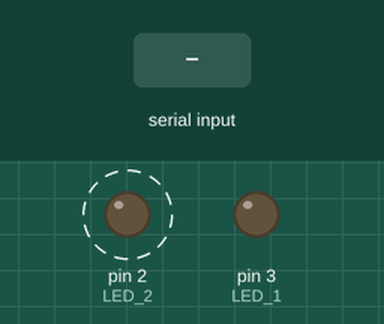
The sketch below on a simulated Arduino Uno, built with avr-gcc and run on an emulated ATmega328P. On the bench: output pins drawn as LEDs (lit = HIGH). Dashed ring = blinking. The inputs (shaded band) are chosen by the test bench. What the sketch prints to the serial monitor is not drawn.

Above: at 1.2 s.
1.3 s: "90,45,200\n" received over Serial
At 1.9 s:
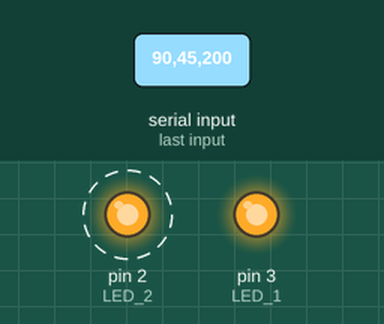
4.3 s: "90,45\n" received over Serial
7.3 s: "1\n" received over Serial
10.3 s: "2\n" received over Serial
At 11.75 s:
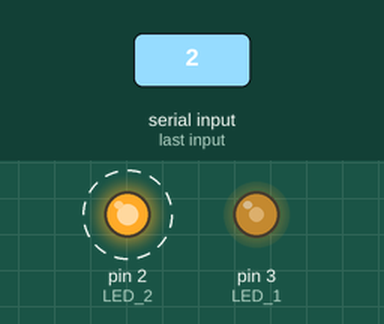
Timing chart, 0 to 14.3 s (numbered marks = the images above; inputs shaded):
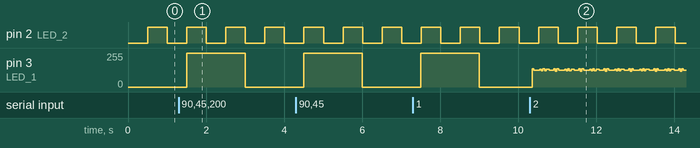

Measured:
- by itself, pin 2 (LED_2): alternates HIGH for 0.50 s and LOW for 0.50 s
- by itself, pin 3 (LED_1): repeats every 0.64 s: 125/255 0.16 s, 133/255 0.04 s, 122/255 0.04 s, 137/255 0.04 s, 121/255 0.04 s, 133/255 0.08 s, 126/255 0.12 s, 137/255 0.04 s, 118/255 0.04 s, 137/255 0.04 s

The sketch:

CMPE311_Project_1.ino
```cpp
#define LED_1 3 // LED 1 goes to pin 3
#define LED_2 2 // LED 2 goes to pin 2

int LED_STATE_1 = LOW; // Start LED 1 Off
int LED_STATE_2 = LOW; // Start LED 2 Off
bool LED_OR_TIME = false; // If false prompt for LED, if true prompt of interval
int SEL_LED = 0; // Select LED
bool PRINT_SCREEN = true; // Print to serial monitor flag

unsigned long LED_1_TIME = millis(); // Time stamp for LED 1
unsigned long LED_2_TIME = millis(); // Time stamp for LED 2

unsigned long LED_1_WAIT = 1500; // Set LED 1 default interval to 1500
unsigned long LED_2_WAIT = 500; // Set LED 2 default interval to 500

void checkSerial() {

  if (Serial.available() > 0) {
    String incomingString = Serial.readStringUntil('\n');  // Read until newline
    incomingString.trim();                                 // Remove leading/trailing whitespace
    Serial.println(incomingString); // Print user input to serial monitor for feedback
    // If flag is false select LED
    if(!LED_OR_TIME){
      SEL_LED = incomingString.toInt(); // Turn serial monitor string to int
      PRINT_SCREEN = true; // Allow serial monitor to be printed to again
      LED_OR_TIME = !LED_OR_TIME; // Toggle LED flag to interval flag
    }
    else{
      PRINT_SCREEN = true; // Allow serial monitor to be printed to again
      LED_OR_TIME = !LED_OR_TIME; // Toggle interval flag to LED flag

      if(SEL_LED == 1){
        LED_1_WAIT = incomingString.toInt(); // Set intervale for LED 1
      }
      else if(SEL_LED == 2){
        LED_2_WAIT = incomingString.toInt(); // Set interval for LED 2
      }
      else{
        // Should never reach but if LED selected is > 2 or < 1 then do nothing
        return;
      }

    }
  }
}

void setup() {
  // put your setup code here, to run once:

pinMode(LED_1, OUTPUT); // Setup LED 1 pin as output
pinMode(LED_2, OUTPUT); // Setup LED 2 pin as outpt

Serial.begin(9600); // Start serial monitor session with 9600 baud
Serial.println("");
}


void loop() {
checkSerial(); // Check if there is data in serial monitor
// If serial monitor can be printed too and is looking for LED
if(PRINT_SCREEN && !LED_OR_TIME){
  Serial.print("What LED? (1 or 2) ");
  PRINT_SCREEN = false;
}
// If serial monitor can be printed too and is looking for interval timing
else if(PRINT_SCREEN && LED_OR_TIME){
  Serial.print("What interval (in msec) ");
  PRINT_SCREEN = false;
}
// Check LED 1 timing interval
if(millis() - LED_1_TIME > LED_1_WAIT){
  LED_STATE_1 = !LED_STATE_1; // Toggle LED 1 state
  digitalWrite(LED_1,LED_STATE_1); // Update LED 2 state
  LED_1_TIME = millis(); // Reset LED 1 timer
}

//Check LED 2 timing interval
if(millis() - LED_2_TIME > LED_2_WAIT){
  LED_STATE_2 = !LED_STATE_2; // Toggle LED 2 state
  digitalWrite(LED_2,LED_STATE_2); // Update LED 2 state
  LED_2_TIME = millis(); // Reset LED 2 timer
}


}
```
